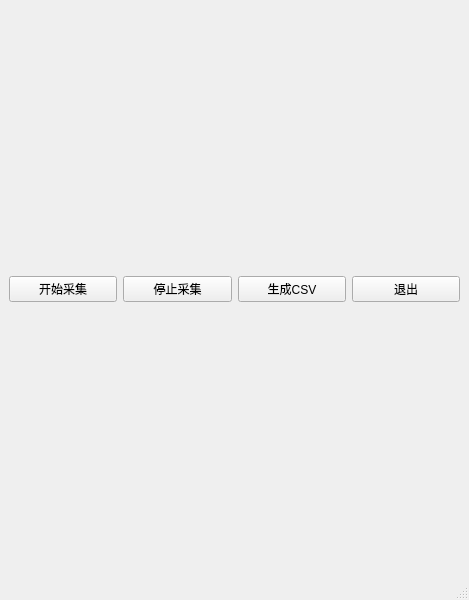
<?xml version="1.0" encoding="UTF-8"?>
<ui version="4.0">
 <class>MainWindow</class>
 <widget class="QMainWindow" name="MainWindow">
  <property name="geometry">
   <rect>
    <x>0</x>
    <y>0</y>
    <width>469</width>
    <height>600</height>
   </rect>
  </property>
  <property name="windowTitle">
   <string>MainWindow</string>
  </property>
  <widget class="QWidget" name="centralwidget">
   <layout class="QHBoxLayout" name="horizontalLayout">
    <item>
     <widget class="QPushButton" name="pushButton">
      <property name="text">
       <string>开始采集</string>
      </property>
     </widget>
    </item>
    <item>
     <widget class="QPushButton" name="pushButton_2">
      <property name="text">
       <string>停止采集</string>
      </property>
     </widget>
    </item>
    <item>
     <widget class="QPushButton" name="pushButton_3">
      <property name="text">
       <string>生成CSV</string>
      </property>
     </widget>
    </item>
    <item>
     <widget class="QPushButton" name="pushButton_4">
      <property name="text">
       <string>退出</string>
      </property>
     </widget>
    </item>
   </layout>
  </widget>
  <widget class="QMenuBar" name="menubar">
   <property name="geometry">
    <rect>
     <x>0</x>
     <y>0</y>
     <width>469</width>
     <height>23</height>
    </rect>
   </property>
  </widget>
  <widget class="QStatusBar" name="statusbar"/>
 </widget>
 <resources/>
 <connections>
  <connection>
   <sender>pushButton_4</sender>
   <signal>clicked()</signal>
   <receiver>pushButton_4</receiver>
   <slot>close()</slot>
   <hints>
    <hint type="sourcelabel">
     <x>387</x>
     <y>298</y>
    </hint>
    <hint type="destinationlabel">
     <x>387</x>
     <y>298</y>
    </hint>
   </hints>
  </connection>
 </connections>
</ui>
